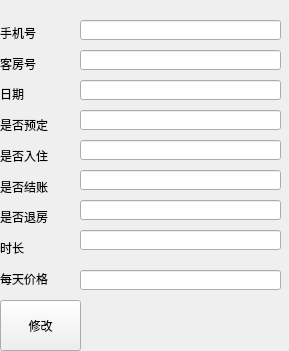
<?xml version="1.0" encoding="UTF-8"?>
<ui version="4.0">
 <class>Form</class>
 <widget class="QWidget" name="Form">
  <property name="geometry">
   <rect>
    <x>0</x>
    <y>0</y>
    <width>289</width>
    <height>351</height>
   </rect>
  </property>
  <property name="windowTitle">
   <string>Form</string>
  </property>
  <widget class="QWidget" name="verticalLayoutWidget">
   <property name="geometry">
    <rect>
     <x>0</x>
     <y>20</y>
     <width>81</width>
     <height>271</height>
    </rect>
   </property>
   <layout class="QVBoxLayout" name="verticalLayout">
    <item>
     <widget class="QLabel" name="label_8">
      <property name="text">
       <string>手机号</string>
      </property>
     </widget>
    </item>
    <item>
     <widget class="QLabel" name="label_6">
      <property name="text">
       <string>客房号</string>
      </property>
     </widget>
    </item>
    <item>
     <widget class="QLabel" name="label_3">
      <property name="text">
       <string>日期</string>
      </property>
     </widget>
    </item>
    <item>
     <widget class="QLabel" name="label_5">
      <property name="text">
       <string>是否预定</string>
      </property>
     </widget>
    </item>
    <item>
     <widget class="QLabel" name="label_2">
      <property name="text">
       <string>是否入住</string>
      </property>
     </widget>
    </item>
    <item>
     <widget class="QLabel" name="label">
      <property name="text">
       <string>是否结账</string>
      </property>
     </widget>
    </item>
    <item>
     <widget class="QLabel" name="label_7">
      <property name="text">
       <string>是否退房</string>
      </property>
     </widget>
    </item>
    <item>
     <widget class="QLabel" name="label_9">
      <property name="text">
       <string>时长</string>
      </property>
     </widget>
    </item>
    <item>
     <widget class="QLabel" name="label_4">
      <property name="text">
       <string>每天价格</string>
      </property>
     </widget>
    </item>
   </layout>
  </widget>
  <widget class="QLineEdit" name="lineEdit">
   <property name="geometry">
    <rect>
     <x>80</x>
     <y>20</y>
     <width>201</width>
     <height>20</height>
    </rect>
   </property>
  </widget>
  <widget class="QLineEdit" name="lineEdit_2">
   <property name="geometry">
    <rect>
     <x>80</x>
     <y>50</y>
     <width>201</width>
     <height>20</height>
    </rect>
   </property>
  </widget>
  <widget class="QLineEdit" name="lineEdit_3">
   <property name="geometry">
    <rect>
     <x>80</x>
     <y>80</y>
     <width>201</width>
     <height>20</height>
    </rect>
   </property>
  </widget>
  <widget class="QLineEdit" name="lineEdit_4">
   <property name="geometry">
    <rect>
     <x>80</x>
     <y>110</y>
     <width>201</width>
     <height>20</height>
    </rect>
   </property>
  </widget>
  <widget class="QLineEdit" name="lineEdit_5">
   <property name="geometry">
    <rect>
     <x>80</x>
     <y>140</y>
     <width>201</width>
     <height>20</height>
    </rect>
   </property>
  </widget>
  <widget class="QLineEdit" name="lineEdit_6">
   <property name="geometry">
    <rect>
     <x>80</x>
     <y>170</y>
     <width>201</width>
     <height>20</height>
    </rect>
   </property>
  </widget>
  <widget class="QLineEdit" name="lineEdit_7">
   <property name="geometry">
    <rect>
     <x>80</x>
     <y>200</y>
     <width>201</width>
     <height>20</height>
    </rect>
   </property>
  </widget>
  <widget class="QLineEdit" name="lineEdit_8">
   <property name="geometry">
    <rect>
     <x>80</x>
     <y>230</y>
     <width>201</width>
     <height>20</height>
    </rect>
   </property>
  </widget>
  <widget class="QLineEdit" name="lineEdit_9">
   <property name="geometry">
    <rect>
     <x>80</x>
     <y>270</y>
     <width>201</width>
     <height>20</height>
    </rect>
   </property>
  </widget>
  <widget class="QPushButton" name="pushButton">
   <property name="geometry">
    <rect>
     <x>0</x>
     <y>300</y>
     <width>81</width>
     <height>51</height>
    </rect>
   </property>
   <property name="text">
    <string>修改</string>
   </property>
  </widget>
 </widget>
 <resources/>
 <connections/>
</ui>
